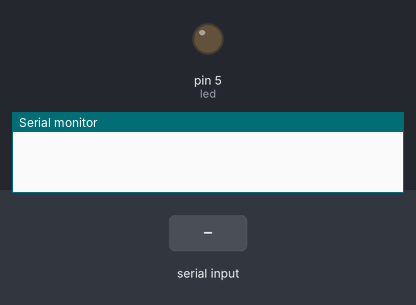
Recording of a sketch running on a simulated Arduino Uno, built with avr-gcc and run on an emulated ATmega328P. Parts: output pins drawn as LEDs (lit = HIGH), the last lines printed to the serial monitor. The test bench sets the inputs (shaded band).

Above: at 1.2 s.
1.3 s: "N" received over Serial
At 2.4 s:
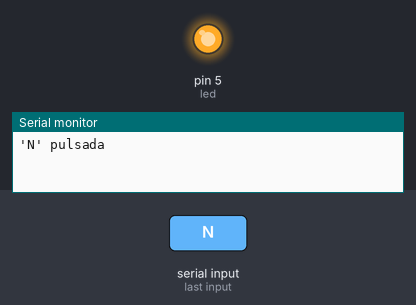
2.8 s: "D" received over Serial
At 3.5 s:
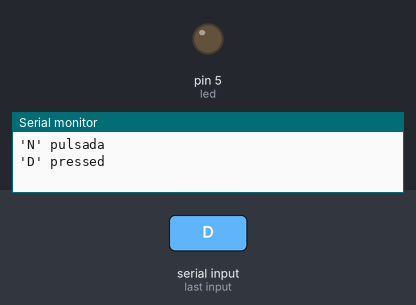
Timing chart, 0 to 5.8 s (numbered marks = the images above; inputs shaded):
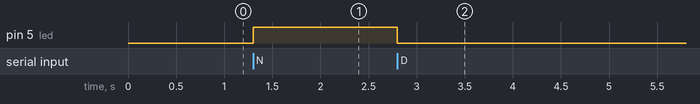

Measured:
- after the input at 1.3 s, pin 5 (led): LOW → HIGH at once
- after the input at 2.8 s, pin 5 (led): HIGH → LOW at once

The sketch:

Recibo.ino
```cpp
int led = 5;//pin D1

void setup () {
      Serial.begin(115200); //Inicializo el puerto serial a 115200 baudios
      pinMode( led , OUTPUT);
}
void loop () {
      if (Serial.available()) { //Si está disponible
            char c = Serial.read(); //Guardamos la lectura en una variable char
            if (c == 'N') { //Si es una 'N', enciendo el LED
                  digitalWrite(led,HIGH);
                  Serial.println("'N' pulsada");
            } else if (c == 'D') { //Si es una 'D', apago el LED
                  Serial.println("'D' pressed");
                  digitalWrite(led,LOW);
            }
      }
}
```
